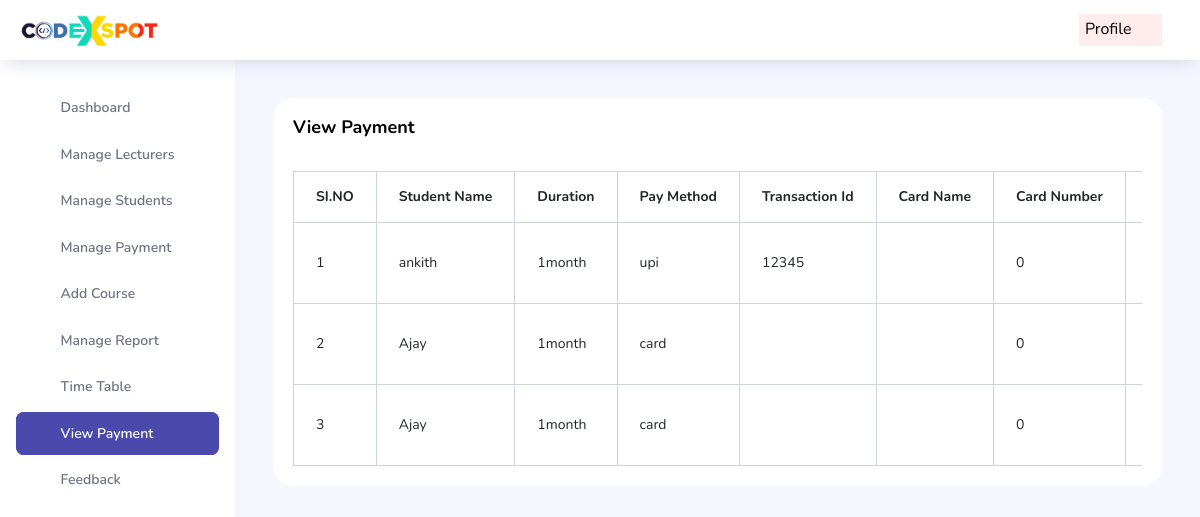
Screenshot of /Admin/view_payment.php with the database file from the repository.
### tables this page shows
CREATE TABLE `membership` (
  `m_id` int(11) NOT NULL,
  `st_id` int(11) NOT NULL,
  `p_id` int(11) NOT NULL,
  `pay_method` varchar(30) NOT NULL,
  `trans_id` varchar(70) NOT NULL,
  `card_name` varchar(40) NOT NULL,
  `card_no` int(35) NOT NULL,
  `pay_date` date NOT NULL DEFAULT current_timestamp(),
  `pay_status` varchar(50) NOT NULL
);

CREATE TABLE `student` (
  `st_id` int(10) NOT NULL,
  `c_id` int(11) NOT NULL,
  `st_name` varchar(10) NOT NULL,
  `s_email` varchar(20) NOT NULL,
  `s_phone_no` bigint(10) NOT NULL,
  `s_address` varchar(30) NOT NULL,
  `password` varchar(250) NOT NULL,
  `date` datetime NOT NULL DEFAULT current_timestamp(),
  `status` varchar(30) NOT NULL
);

CREATE TABLE `payment` (
  `p_id` int(10) NOT NULL,
  `p_duration` varchar(200) NOT NULL,
  `amount` int(20) NOT NULL,
  `details` varchar(100) NOT NULL,
  `info` varchar(400) NOT NULL,
  `date` datetime NOT NULL DEFAULT current_timestamp(),
  `status` varchar(30) NOT NULL
);

### Admin/app/Main.php (called while the page is built, shortened)
<?php
class Main {
    public function __construct(){
        try{
            $this->conn = new PDO(DB_TYPE.":host=".DB_SERVER.";dbname=".DB_DATABASE, DB_USER, DB_PASSWORD);
        }
        catch (PDOException $e){
            echo '<h3>Database Not Connected</h3>','<p>Please Check database connection before running this site ...</p>'; exit;
        }
    }
}

### Admin/app/Admin.php (called while the page is built, shortened)
<?php
class Admin extends Main
{
	public function ret($stmt){
		$stmt = $this->conn->prepare($stmt);
		$stmt->execute();
		return $stmt;
	}
}
?>

### Admin/view_payment.php (the view, shortened to what this page needs)
<?php
$admin=new Admin();
?>
<!DOCTYPE html>
<html lang="en">
<head>
  <link rel="stylesheet" href="vendors/feather/feather.css">
  <link rel="stylesheet" href="vendors/ti-icons/css/themify-icons.css">
  <link rel="stylesheet" href="vendors/css/vendor.bundle.base.css">
  <link rel="stylesheet" href="vendors/mdi/css/materialdesignicons.min.css">
  <link rel="stylesheet" href="css/vertical-layout-light/style.css">
</head>
<body>
  <div class="container-scroller">
    <?php include 'header.php'?>
    <div class="container-fluid page-body-wrapper">
      <?php include 'sidebar.php'?>
      <div class="main-panel">
        <div class="content-wrapper">
          <div class="row">
            <div class="col-lg-12 grid-margin stretch-card">
              <div class="card">
                <div class="card-body">
                  <h4 class="card-title">View Payment</h4>
                  <div class="table-responsive pt-3">
                    <table class="table table-bordered">
                      <thead>
                        <tr>
                          <th>
                            SI.NO
                          </th>
                          <th>
                            Student Name
                          </th>
                          <th>
                            Duration
                          </th>
                          <th>
                            Pay Method
                          </th>
                          <th>
                            Transaction Id
                          </th>
                          <th>
                            Card Name
                          </th>
                          <th>
                            Card Number
                          </th>
                          <th>
                          </th>
                        </tr>
                      </thead>
                      <tbody>
                        <?php
                        $i=1;
                        $stmt=$admin->ret("SELECT * FROM `membership` INNER JOIN `student` ON student.st_id=membership.st_id INNER JOIN `payment`  ON payment.p_id=membership.p_id");
                        while($row=$stmt->fetch(PDO::FETCH_ASSOC)){
                        ?>
                        <tr>
                          <td>
                            <?php echo $i++?>
                          </td>
                          <td>
                            <?php echo $row['st_name']?>
                          </td>
                          <td>
                          <?php echo $row['p_duration']?>
                          </td>
                          <td>
                          <?php echo $row['pay_method']?>
                          </td>
                          <td>
                          <?php echo $row['trans_id']?>
                          </td>
                          <td>
                          </td>
                          <td>
                          <?php echo $row['card_no']?>
                          </td>
                          <td>
                          </td>
                        </tr>
                       <?php } ?>
                      </tbody>
                    </table>
                  </div>
                </div>
              </div>
            </div>
          </div>
        </div>
      </div>
    </div>
  </div>
</body>
</html>

### rows the page displays
membership: st.st_name "ankith", p.p_duration "1month", pay_method "upi", trans "12345", card_no "0"
membership: st.st_name "Ajay", p.p_duration "1month", pay_method "card", card_no "0"
membership: st.st_name "Ajay", p.p_duration "1month", pay_method "card", card_no "0"
